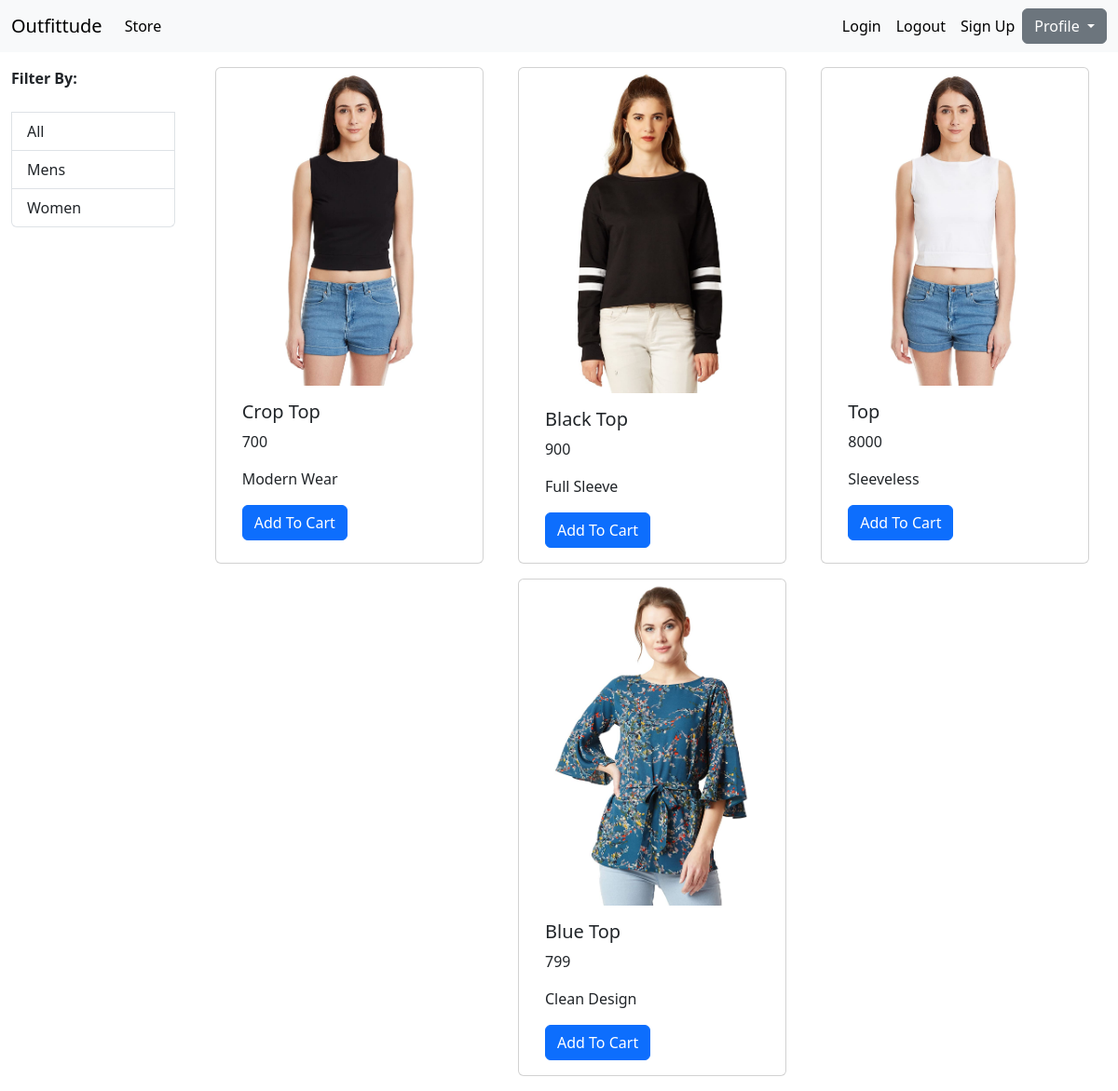
/?category_id=2, run on the app's committed database.
### store/models/category.py (models this page shows, shortened)
class Category(models.Model):
    name = models.CharField(max_length=20)
    @staticmethod
    def get_all_cat():
        return Category.objects.all()

### store/models/product.py (models this page shows, shortened)
class Product(models.Model):
    Name = models.CharField(max_length=53)
    Price = models.IntegerField(default=0)
    Category = models.ForeignKey(Category, on_delete= models.CASCADE , default = 1)
    Description = models.CharField(max_length=200, default='')
    Image = models.ImageField(upload_to='uploads/productsimage/')
    @staticmethod
    def get_all_products_by_id(category_id):
        if(category_id):
            return Product.objects.filter(Category_id=category_id)
        else:
            return Product.objects.all()

### store/views.py (the view)
# urls.py: path('', index, name = 'homepage'),
def index(request):
    product = None
    cat = Category.get_all_cat()
    category_id = request.GET.get('category_id')
    if(category_id):
        product = Product.get_all_products_by_id(category_id)
    else:
        product = Product.get_all_products()
    data={}
    data['product'] = product
    data['cat'] = cat
    return render(request, 'index.html', data)

### store/templates/index.html
{% extends 'base.html' %}
{% block content %}
  <div class="container-fluid mt-3">
   <div class="row">
     <div class="col-lg-2">
        <ul class="list-group">
            <b>Filter By:</b><br>
            <a href="/" class="list-group-item list-group-item-action" >All</a>
           {% for cat in cat %}
            <a href="/?category_id={{cat.id}}" class="list-group-item list-group-item-action" >{{cat.name}}</a>
            {% endfor %}
        </ul>
     </div>
     <div id="Products" class="col-lg-10">
       <div class="row mx-auto">
       {% for product in product %}
       <div class="card mx-auto mb-3" style="width: 18rem;">
              <img src="{{product.Image.url}}" class="card-img-top" alt="...">
              <div class="card-body">
                <h5 class="card-title">{{product.Name}}</h5>
                <p class="card-text">{{product.Price}}</p>
                <p class="card-text">{{product.Description}}</p>
                <a href="#" class="btn btn-primary">Add To Cart</a>
              </div>
       </div>
           {% endfor %}
    </div>
     </div>
   </div>
   </div>
{% endblock %}

### data on the page
Category: name "Mens"
Category: name "Women"
Product: Image (picture), Name "Crop Top", Price "700", Description "Modern Wear"
Product: Image (picture), Name "Black Top", Price "900", Description "Full Sleeve"
Product: Image (picture), Name "Top", Price "8000", Description "Sleeveless"
Product: Image (picture), Name "Blue Top", Price "799", Description "Clean Design"
